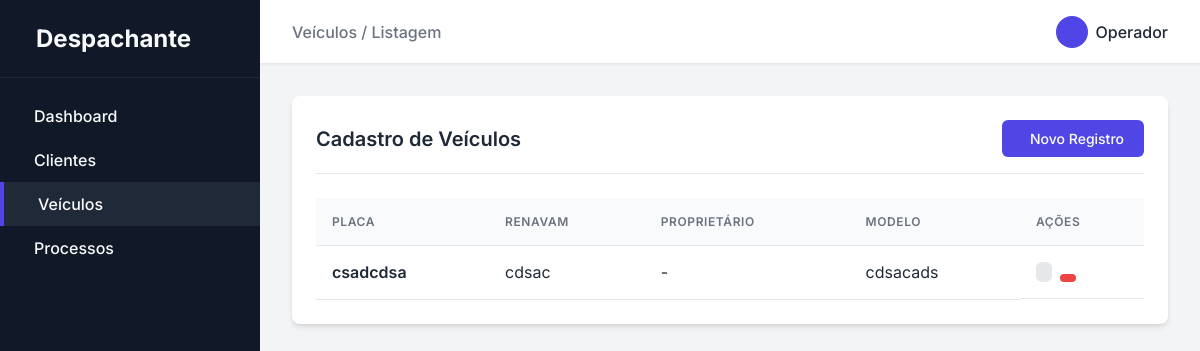
The app's page /veiculos, older data.
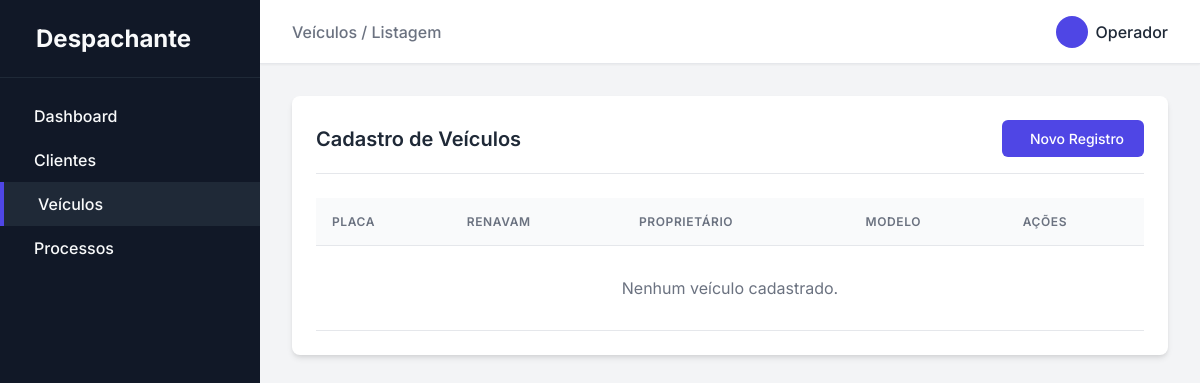
The same page, newer data.
### app/models.py (models this page shows)
class Veiculo(db.Model):
    __tablename__ = 'veiculo'
    id = db.Column(db.Integer, primary_key=True)
    placa = db.Column(db.String(50), nullable=False)
    renavam = db.Column(db.String(50), nullable=False)
    chassis = db.Column(db.String(50), nullable=False)
    grupo = db.Column(db.String(50), nullable=False)
    placa_anterior = db.Column(db.String(50), nullable=False)
    proprietario_anterior = db.Column(db.String(50), nullable=False)
    cpf__cnpj_anterior = db.Column(db.String(50), nullable=False)
    marca__modelo = db.Column(db.String(50), nullable=False)
    tipo = db.Column(db.String(50), nullable=False)
    especie = db.Column(db.String(50), nullable=False)
    cor = db.Column(db.String(50), nullable=False)
    combustivel = db.Column(db.String(50), nullable=False)
    categoria = db.Column(db.String(50), nullable=False)
    ano_fabricacao = db.Column(db.String(50), nullable=False)
    ano_modelo = db.Column(db.String(50), nullable=False)
    cilindradas = db.Column(db.String(50), nullable=False)
    potencia = db.Column(db.String(50), nullable=False)
    passageiros = db.Column(db.String(50), nullable=False)
    proprietario_id = db.Column(db.Integer, db.ForeignKey('cliente.id'))
    processos = db.relationship('Processo', backref='veiculo', lazy=True)

### app/routes/home.py (the view)
@bp.route('/veiculos')
def veiculos():
    veiculos = Veiculo.query.all()
    return render_template('veiculos/index.html', veiculos=veiculos)

### app/templates/veiculos/index.html (shortened to what this page needs)
{% extends 'base.html' %}
{% block breadcrumb %}Veículos / Listagem{% endblock %}
{% block content %}
<div class="card">
    <div class="card-header">
        <h2 class="card-title">Cadastro de Veículos</h2>
        <a href="{{ url_for('home.veiculo_novo') }}" class="btn btn-primary">
            Novo Registro
        </a>
    </div>
    <div class="table-responsive">
        <table class="table">
            <thead>
                <tr>
                    <th>Placa</th>
                    <th>Renavam</th>
                    <th>Proprietário</th>
                    <th>Modelo</th>
                    <th>Ações</th>
                </tr>
            </thead>
            <tbody>
                {% for veiculo in veiculos %}
                <tr>
                    <td style="font-weight: 600;">{{ veiculo.placa }}</td>
                    <td>{{ veiculo.renavam }}</td>
                    <td>{{ veiculo.cliente.nome if veiculo.cliente else '-' }}</td>
                    <td>{{ veiculo.marca__modelo }}</td>
                    <td class="actions" style="display: flex; gap: 0.5rem;">
                        <a href="{{ url_for('home.veiculo_editar', id=veiculo.id) }}" class="btn btn-secondary" style="padding: 0.25rem 0.5rem;"></a>
                        <form action="{{ url_for('home.veiculo_excluir', id=veiculo.id) }}" method="POST" style="margin: 0; display: inline;" onsubmit="return confirm('Tem certeza que deseja excluir este veículo?');">
                            <button type="submit" class="btn btn-danger" style="padding: 0.25rem 0.5rem; border: none; cursor: pointer;"></button>
                        </form>
                    </td>
                </tr>
                {% else %}
                <tr>
                    <td colspan="5" style="text-align: center; color: var(--text-muted); padding: 2rem;">Nenhum veículo cadastrado.</td>
                </tr>
                {% endfor %}
            </tbody>
        </table>
    </div>
</div>
{% endblock %}

### app/templates/base.html (shortened to what this page needs)
<!DOCTYPE html>
<html lang="pt-br">
<head>
    <link rel="stylesheet" href="{{ url_for('static', filename='css/style.css') }}">
</head>
<body>
    <div class="app-container">
        <aside class="sidebar">
            <div class="sidebar-header">
                <span>Despachante</span>
            </div>
            <nav class="sidebar-nav">
                <a href="{{ url_for('home.index') }}" class="nav-item {% if request.endpoint == 'home.index' %}active{% endif %}">
                    Dashboard
                </a>
                <a href="{{ url_for('home.clientes') }}" class="nav-item {% if 'cliente' in request.endpoint %}active{% endif %}">
                    Clientes
                </a>
                <a href="{{ url_for('home.veiculos') }}" class="nav-item {% if 'veiculo' in request.endpoint %}active{% endif %}">
                    Veículos
                </a>
                <a href="{{ url_for('home.processos') }}" class="nav-item {% if 'processo' in request.endpoint %}active{% endif %}">
                    Processos
                </a>
            </nav>
        </aside>
        <main class="main-content">
            <header class="topbar">
                <div class="breadcrumb">
                    <span style="color: var(--text-muted); font-weight: 500;">{% block breadcrumb %}Início{% endblock %}</span>
                </div>
                <div class="user-profile" style="display: flex; align-items: center; gap: 0.5rem; font-weight: 500;">
                    <div style="width: 32px; height: 32px; background: var(--primary-color); color: white; border-radius: 50%; display: flex; align-items: center; justify-content: center;">
                    </div>
                    <span>Operador</span>
                </div>
            </header>
            <div class="content-area">
                {% block content %}{% endblock %}
            </div>
        </main>
    </div>
</body>
</html>

### app/static/css/style.css (style rules this page uses)
:root { --primary-color: #4f46e5; --primary-hover: #4338ca; --bg-color: #f3f4f6; --card-bg: #ffffff; --text-main: #1f2937; --text-muted: #6b7280; --border-color: #e5e7eb; --sidebar-bg: #111827; --sidebar-text: #f9fafb; --sidebar-hover: #1f2937; --danger: #ef4444; --success: #10b981; }
* { margin: 0; padding: 0; box-sizing: border-box; }
body { font-family: 'Inter', -apple-system, BlinkMacSystemFont, "Segoe UI", Roboto, Helvetica, Arial, sans-serif; background-color: var(--bg-color); color: var(--text-main); display: flex; height: 100vh; overflow: hidden; }
.app-container { display: flex; width: 100%; height: 100%; }
.sidebar { width: 260px; background-color: var(--sidebar-bg); color: var(--sidebar-text); display: flex; flex-direction: column; transition: all 0.3s ease; }
.sidebar-header { padding: 1.5rem; font-size: 1.5rem; font-weight: 700; border-bottom: 1px solid var(--sidebar-hover); display: flex; align-items: center; gap: 0.75rem; }
.sidebar-nav { padding: 1rem 0; flex: 1; }
.nav-item { display: flex; align-items: center; padding: 0.75rem 1.5rem; color: var(--sidebar-text); text-decoration: none; transition: background-color 0.2s; font-weight: 500; }
.nav-item:hover, .nav-item.active { background-color: var(--sidebar-hover); border-left: 4px solid var(--primary-color); }
.main-content { flex: 1; display: flex; flex-direction: column; overflow: hidden; }
.topbar { height: 64px; background-color: var(--card-bg); border-bottom: 1px solid var(--border-color); display: flex; align-items: center; padding: 0 2rem; justify-content: space-between; box-shadow: 0 1px 2px rgba(0,0,0,0.05); }
.content-area { flex: 1; padding: 2rem; overflow-y: auto; }
.card { background-color: var(--card-bg); border-radius: 0.5rem; box-shadow: 0 4px 6px -1px rgba(0, 0, 0, 0.1), 0 2px 4px -1px rgba(0, 0, 0, 0.06); padding: 1.5rem; margin-bottom: 2rem; }
.card-header { display: flex; justify-content: space-between; align-items: center; margin-bottom: 1.5rem; padding-bottom: 1rem; border-bottom: 1px solid var(--border-color); }
.card-title { font-size: 1.25rem; font-weight: 600; }
.btn { display: inline-flex; align-items: center; justify-content: center; padding: 0.625rem 1.25rem; border-radius: 0.375rem; font-weight: 500; font-size: 0.875rem; cursor: pointer; transition: all 0.2s; border: none; text-decoration: none; }
.btn-primary { background-color: var(--primary-color); color: white; }
.table-responsive { overflow-x: auto; }
.table { width: 100%; border-collapse: collapse; }
.table th, .table td { padding: 1rem; text-align: left; border-bottom: 1px solid var(--border-color); }
.table th { font-weight: 600; color: var(--text-muted); background-color: #f9fafb; text-transform: uppercase; font-size: 0.75rem; letter-spacing: 0.05em; }

Row changes from the older to the newer data that the page shows:
removed Veiculo: placa "csadcdsa", renavam "cdsac", cliente "-", marca__modelo "cdsacads"
Text that changed along with them:
text now shown: "Nenhum veículo cadastrado."
